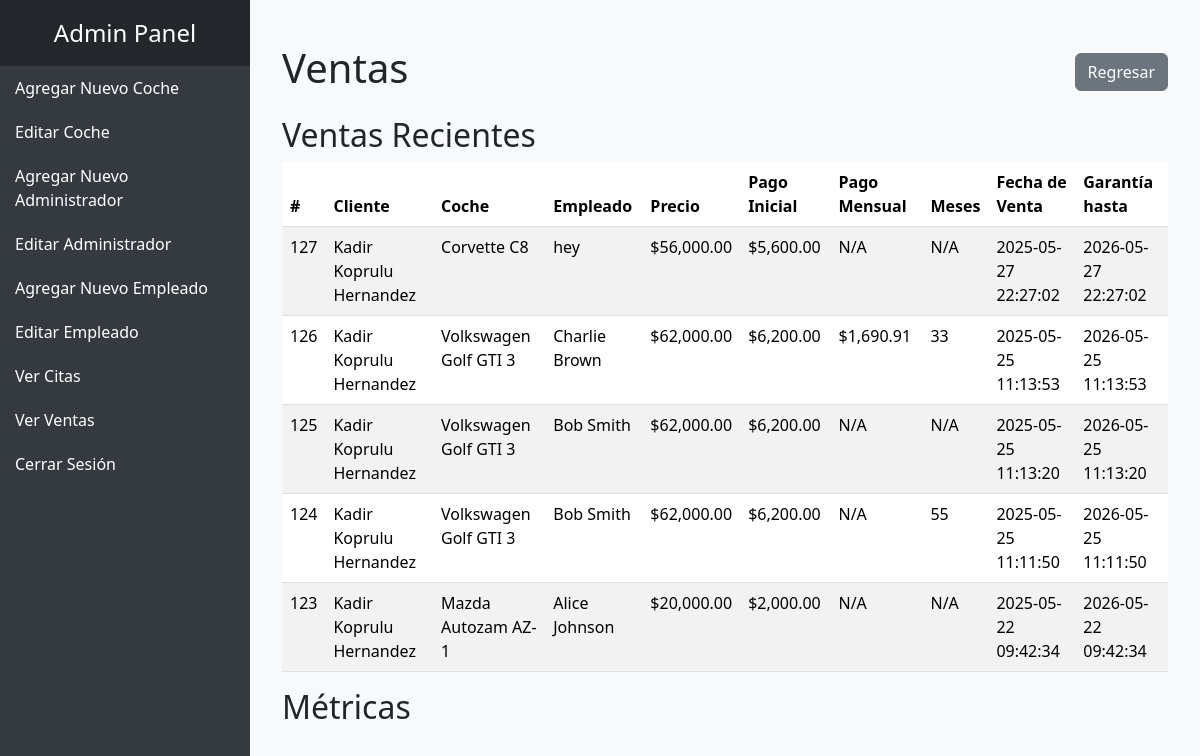
Screenshot of /admin/sales.php (signed in) with the database file from the repository.
### tables this page shows
CREATE TABLE `sales` (
  `id` int(11) NOT NULL,
  `id_car` int(11) NOT NULL,
  `client` varchar(32) NOT NULL,
  `employee_id` int(11) NOT NULL,
  `client_id` int(11) NOT NULL,
  `price` float NOT NULL,
  `down` float NOT NULL,
  `monthly` int(11) NOT NULL DEFAULT 0,
  `months` int(11) NOT NULL DEFAULT 0,
  `card_number` bigint(20) NOT NULL,
  `expiration_month` int(11) NOT NULL,
  `expiration_year` int(11) NOT NULL,
  `pin` int(11) NOT NULL,
  `datetimePurchase` datetime NOT NULL DEFAULT current_timestamp(),
  `waranty` datetime NOT NULL DEFAULT current_timestamp(),
  `deleted` int(11) NOT NULL
);

CREATE TABLE `carros` (
  `id` int(11) NOT NULL,
  `name` varchar(32) NOT NULL,
  `price` int(11) NOT NULL,
  `type` varchar(16) NOT NULL,
  `featured` tinyint(1) NOT NULL,
  `description` text NOT NULL,
  `img_name` varchar(128) NOT NULL,
  `year` int(11) NOT NULL,
  `used` tinyint(1) NOT NULL,
  `deleted` int(11) NOT NULL
);

CREATE TABLE `employees` (
  `id` int(11) NOT NULL,
  `name` varchar(32) NOT NULL,
  `level` int(11) NOT NULL,
  `rfc` varchar(13) NOT NULL,
  `phone` bigint(20) NOT NULL,
  `password` varchar(255) NOT NULL,
  `deleted` int(11) NOT NULL
);

### admin/sales.php (the view, shortened to what this page needs)
<?php
    $servername = "localhost";
    $username = "root";
    $password = "";
    $database = "agencia";
    $conn = new mysqli($servername, $username, $password, $database);
    $sales = $conn->query("
        SELECT sales.id, sales.client, sales.price, sales.down, sales.monthly, sales.months,
               sales.id_car, sales.employee_id, sales.datetimePurchase, sales.waranty,
               carros.name AS car_name, employees.name AS employee_name
        FROM sales
        INNER JOIN carros ON sales.id_car = carros.id
        INNER JOIN employees ON sales.employee_id = employees.id
        WHERE sales.deleted = 0
        ORDER BY sales.id DESC
        LIMIT 5
    ");
?>
<!DOCTYPE html>
<html lang="es">
    <head>
        <link href="https://cdn.jsdelivr.net/npm/bootstrap@5.3.3/dist/css/bootstrap.min.css" rel="stylesheet">
    </head>
    <body>
        <?php include 'navbar.php'; ?>
        <div class="content">
            <div class="container mt-4">
                <div class="d-flex justify-content-between align-items-center mb-3">
                    <h1 class="text-center">Ventas</h1>
                    <a href="admin_panel.php" class="btn btn-secondary">Regresar</a>
                </div>
                <h2>Ventas Recientes</h2>
                <?php if ($sales->num_rows > 0): ?>
                    <table class="table table-striped">
                        <thead>
                            <tr>
                                <th>#</th>
                                <th>Cliente</th>
                                <th>Coche</th>
                                <th>Empleado</th>
                                <th>Precio</th>
                                <th>Pago Inicial</th>
                                <th>Pago Mensual</th>
                                <th>Meses</th>
                                <th>Fecha de Venta</th>
                                <th>Garantía hasta</th>
                            </tr>
                        </thead>
                        <tbody>
                            <?php while ($sale = $sales->fetch_assoc()): ?>
                                <tr>
                                    <td><?php echo $sale['id']; ?></td>
                                    <td><?php echo htmlspecialchars($sale['client']); ?></td>
                                    <td><?php echo htmlspecialchars($sale['car_name']); ?></td>
                                    <td><?php echo htmlspecialchars($sale['employee_name']); ?></td>
                                    <td>$<?php echo number_format($sale['price'], 2); ?></td>
                                    <td>
                                        <?php
                                            echo $sale['down'] > 0 ? "$" . number_format($sale['down'], 2) : "N/A";
                                        ?>
                                    </td>
                                    <td>
                                        <?php
                                            if ($sale['months'] > 0 && $sale['monthly']) {
                                                echo "$" . number_format(($sale['price'] - $sale['down']) / $sale['months'], 2);
                                            } else {
                                                echo "N/A";
                                            }
                                        ?>
                                    </td>
                                    <td><?php echo $sale['months'] > 0 ? $sale['months'] : "N/A"; ?></td>
                                    <td><?php echo htmlspecialchars($sale['datetimePurchase']); ?></td>
                                    <td><?php echo htmlspecialchars($sale['waranty']); ?></td>
                                </tr>
                            <?php endwhile; ?>
                        </tbody>
                    </table>
                <?php else: ?>
                    <div class="alert alert-info">No se encontraron ventas.</div>
                <?php endif; ?>
                <h2>Métricas</h2>
            </div>
        </div>
    </body>
</html>

### admin/navbar.php (style rules this page uses)
body { display: flex; margin: 0; background-color: #f8f9fa; }
.content { margin-left: 250px; flex-grow: 1; padding: 20px; }

### rows the page displays
sales: id "127", client "Kadir Koprulu Hernandez", carros.name "Corvette C8", employee.name "hey", price "56,000.00", down "5,600.00", months "N/A", datetimePurchase "2025-05-27 22:27:02", waranty "2026-05-27 22:27:02"
sales: id "126", client "Kadir Koprulu Hernandez", carros.name "Volkswagen Golf GTI 3", employee.name "Charlie Brown", price "62,000.00", down "6,200.00", ($sale['price'] - $sale['down']) / $sale['months'] "1,690.91", months "33", datetimePurchase "2025-05-25 11:13:53", waranty "2026-05-25 11:13:53"
sales: id "125", client "Kadir Koprulu Hernandez", carros.name "Volkswagen Golf GTI 3", employee.name "Bob Smith", price "62,000.00", down "6,200.00", months "N/A", datetimePurchase "2025-05-25 11:13:20", waranty "2026-05-25 11:13:20"
sales: id "124", client "Kadir Koprulu Hernandez", carros.name "Volkswagen Golf GTI 3", employee.name "Bob Smith", price "62,000.00", down "6,200.00", monthly "N/A", months "55", datetimePurchase "2025-05-25 11:11:50", waranty "2026-05-25 11:11:50"
sales: id "123", client "Kadir Koprulu Hernandez", carros.name "Mazda Autozam AZ-1", employee.name "Alice Johnson", price "20,000.00", down "2,000.00", months "N/A", datetimePurchase "2025-05-22 09:42:34", waranty "2026-05-22 09:42:34"
